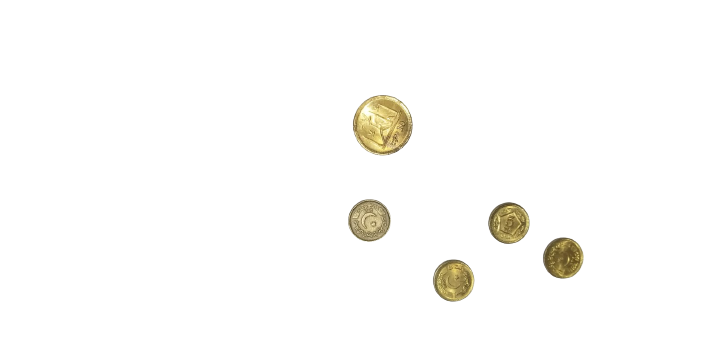
#> input picture coins/gold/1.png, 717 x 348 px; its folder holds only this picture in this run
$ jupyter execute --allow-errors 'Coins Detection in Images.ipynb'
#> lines starting #> are read from the running program, lines starting #| are printed output that depends on the picture; after the words box and inside, x2 and y2 are one past the last pixel; in counts of white or black regions, pixels touching at a corner belong together
#> further down, img2 is the input picture: PIL image 717x348 RGBA; mean R, G, B, A 252.2, 251.6, 249.7, 255
#> `greyscale = cv2.cvtColor(image, cv2.COLOR_BGR2GRAY)`:
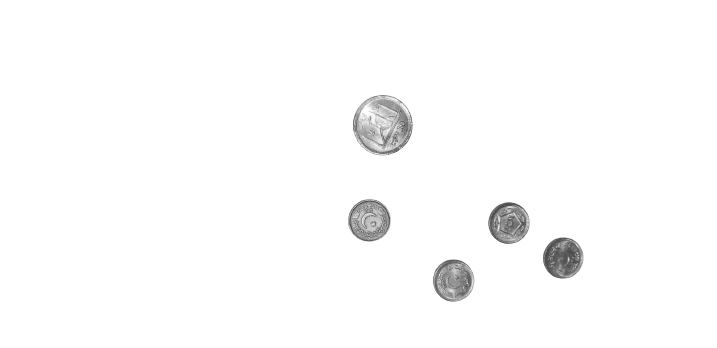
#> greyscale: shape (348, 717); min 62, max 255, mean 251.6
#> `output = cv2.Canny(blurry, 30, 150)`:
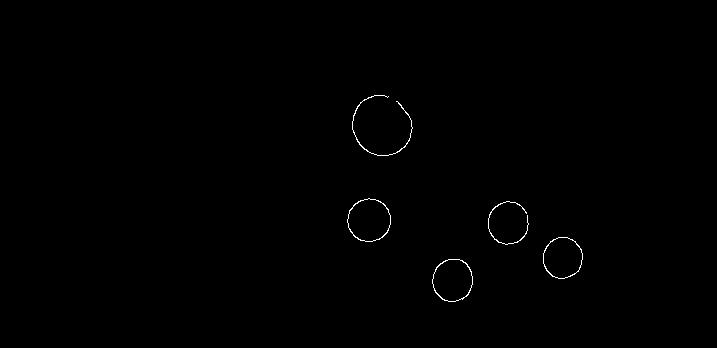
#> output: shape (348, 717); 0.31% white in thin lines or dots, all inside (x1, y1, x2, y2) = (347, 95, 583, 302)
#> `dilated = cv2.dilate(output, (1,1), iterations = 2)`:
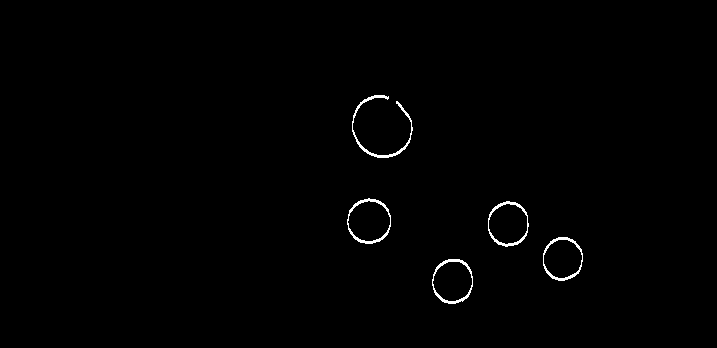
#> dilated: shape (348, 717); 0.66% white in thin lines or dots, all inside (x1, y1, x2, y2) = (347, 95, 583, 304)
#> `(cnts, _) = cv2.findContours(output, cv2.RETR_EXTERNAL,cv2.CHAIN_APPRO..`: cnts = 5 contours; box (x1, y1, x2, y2) and area: (347, 198, 391, 242) 1440, (432, 259, 473, 302) 1340, (543, 237, 583, 279) 1264, (352, 95, 413, 156) 36, (488, 201, 529, 245) 26
#> `cv2.drawContours(image, cnts, -1, (0, 255, 0), 2)`:
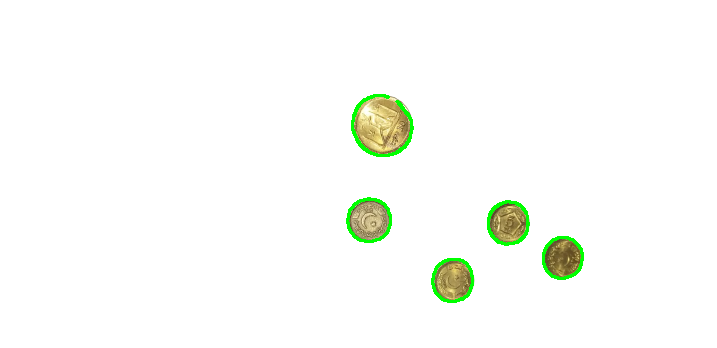
#> image: shape (348, 717, 3); mean B, G, R 248, 252.2, 250.2
#| I found 5 coins
[cell 1]
#1. Install and import libraries in python environment
import pandas as pd
import numpy as np
import matplotlib.pyplot as plt
import os
import PIL
import cv2

#> (a cell that did not finish here is left out)

[cell 3]
#2. Read Images and convert them to different formats
images = []
#ploting images in two rows to separate the silver and gold
fig, axs = plt.subplots(2,5, figsize=(16,8))
count = 0
count2=0
#> (the rest of this cell did not finish here and is left out)

#> (a cell that did not finish here is left out)

[cell 5]
#3. Plot Images
images = []
#ploting images in two rows to separate the silver and gold
fig, axs = plt.subplots(2,5, figsize=(16,8))
count = 0
#> (the rest of this cell did not finish here and is left out)

#> (a cell that did not finish here is left out)

[cell 7]
#4. Apply filters to images (Blur/Sharpen/Edge Detection etc)
fig, axs = plt.subplots(2,5, figsize=(16,8))
count = 0
#> (the rest of this cell did not finish here and is left out)

#> (a cell that did not finish here is left out)

[cell 9]
#5. Detect and Count coins in the Images
fig, axs = plt.subplots(2,5, figsize=(16,8))
count = 0
#> (the rest of this cell did not finish here and is left out)

$ run again, on coins/silver/1.png
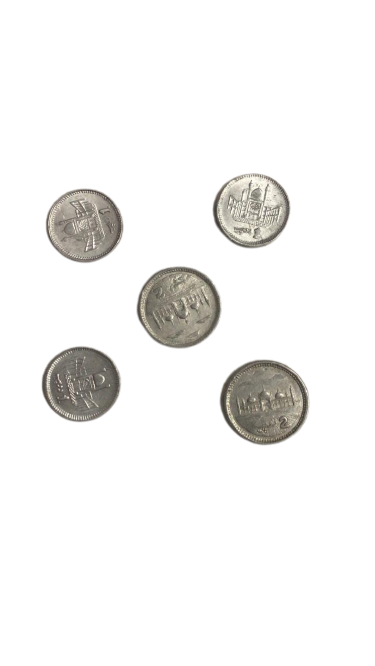
#> input picture coins/silver/1.png, 375 x 666 px
#> img2 is the input picture: PIL image 375x666 RGBA; mean R, G, B, A 244, 243.4, 242.3, 255
#> images = []
#> `output = cv2.Canny(blurry, 30, 150)`:
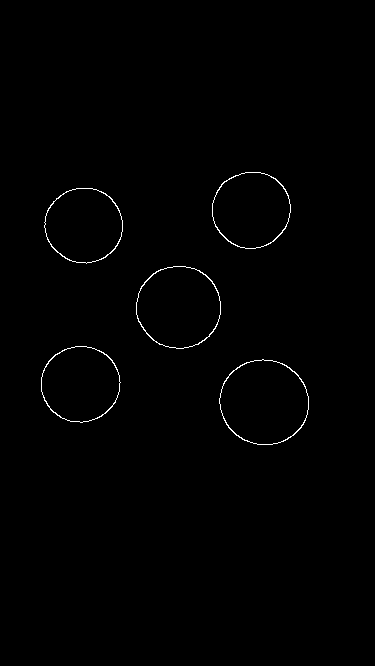
#> output: shape (666, 375); 0.58% white in thin lines or dots, all inside (x1, y1, x2, y2) = (41, 172, 309, 445)
#> dilated: shape (666, 375); 1.2% white in thin lines or dots, all inside (x1, y1, x2, y2) = (41, 172, 309, 447)
#> cnts = 5 contours; box (x1, y1, x2, y2) and area: (219, 359, 309, 445) 5926, (136, 266, 221, 349) 5454, (41, 346, 121, 423) 4686, (212, 172, 291, 249) 4680, (44, 188, 123, 264) 4564
#> `cv2.drawContours(image, cnts, -1, (0, 255, 0), 2)`:
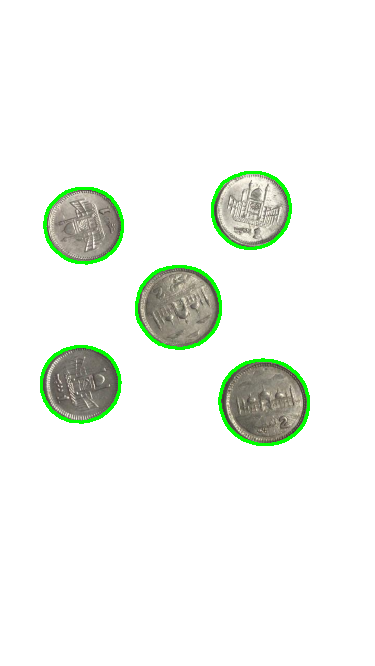
#> image: shape (666, 375, 3); mean B, G, R 238.8, 244.3, 240.4
#| I found 5 coins
